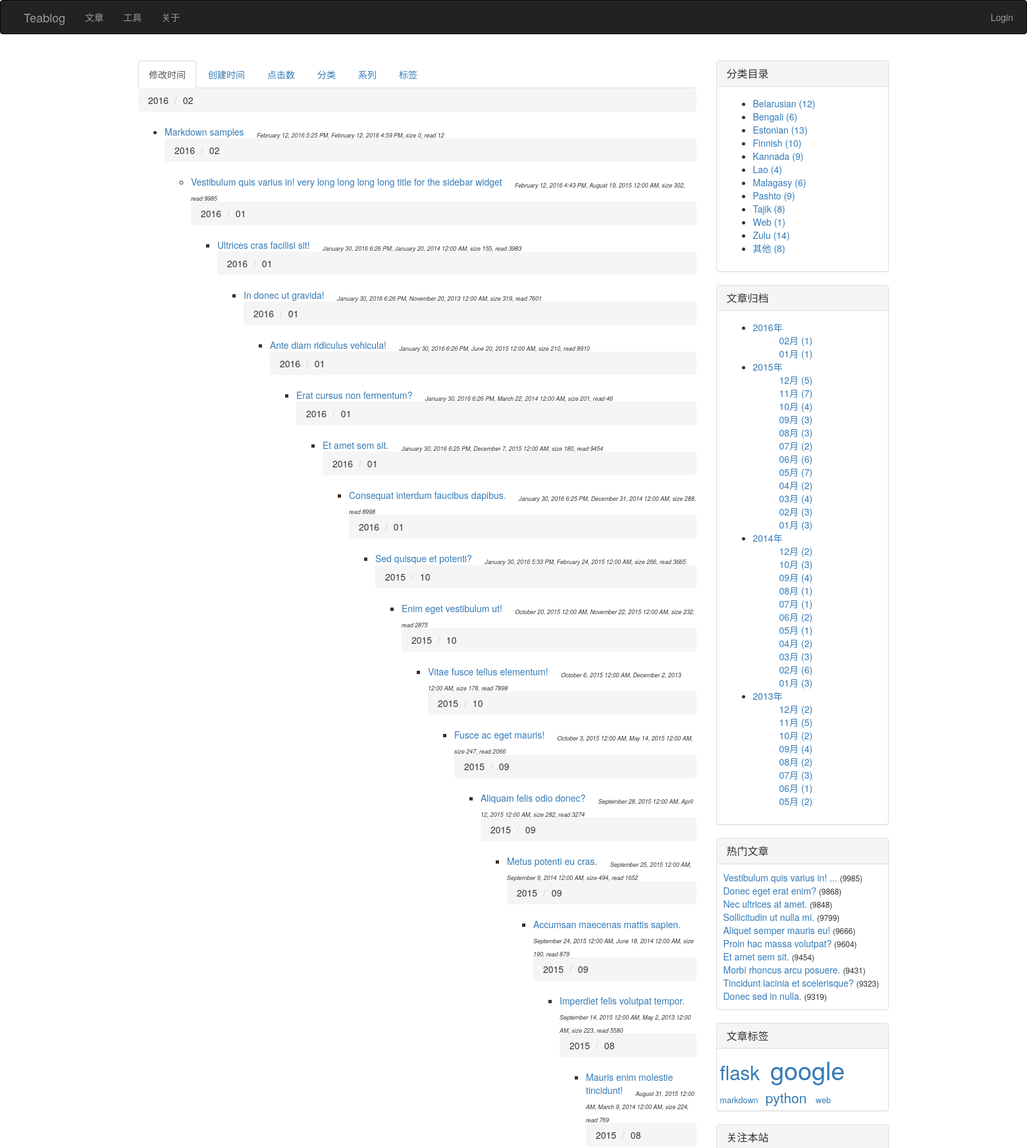
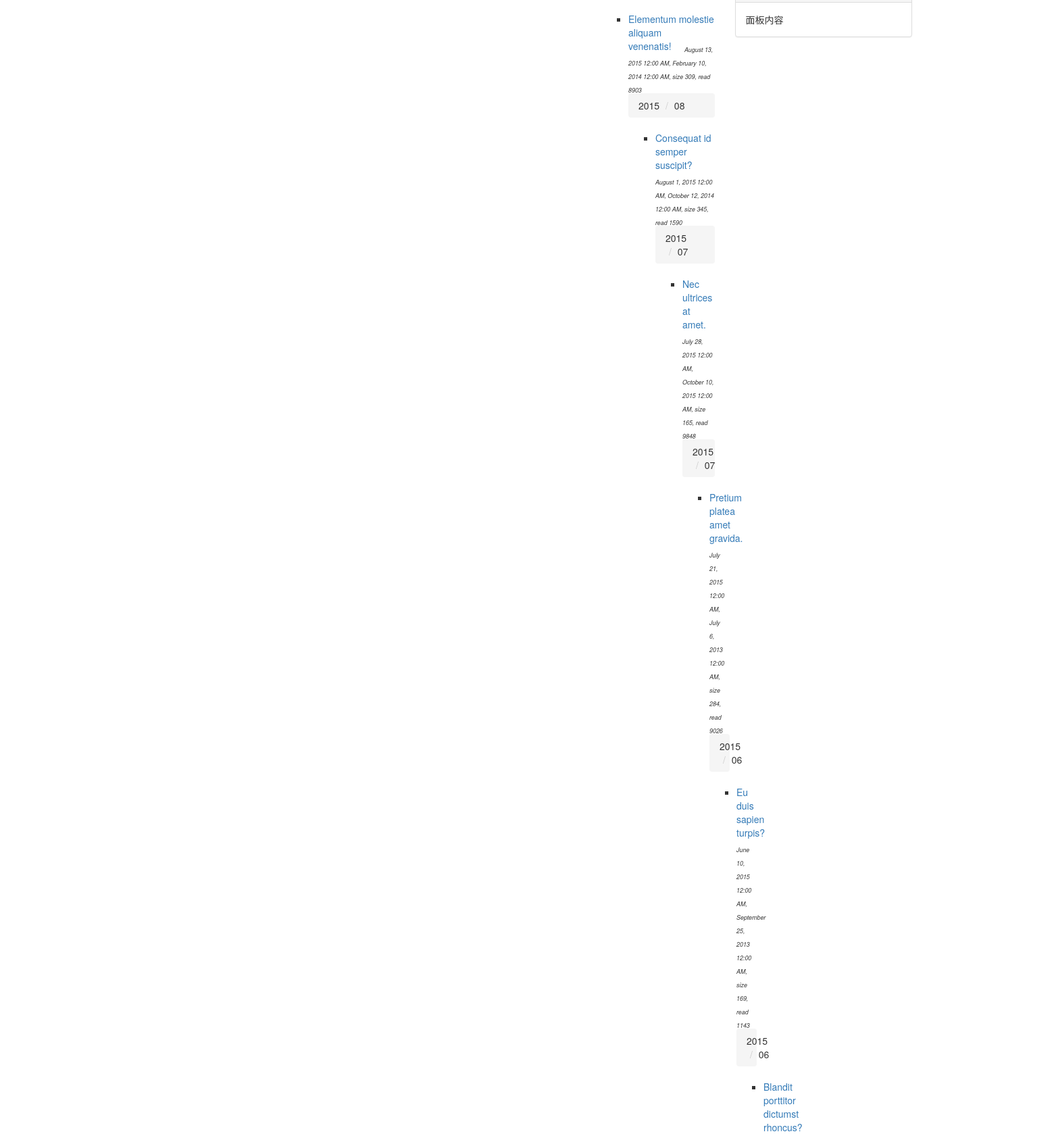
The page /articles (upper part) on the database its author committed (2 pictures, top to bottom).
### index.py (models this page shows, shortened)
class Article(db.Model):
    __tablename__ = 'articles'
    id = db.Column(db.Integer, primary_key=True)
    title = db.Column(db.Unicode(128), unique=True, index=True, nullable=False)
    content = db.Column(db.UnicodeText) # plain-text or markdown
    content_html = db.Column(db.UnicodeText) # html
    content_pre = db.Column(db.UnicodeText) # several top lines for preview in 'index' page
    content_size = db.Column(db.Integer)
    time_created = db.Column(db.DateTime, index=True, default=datetime.now())
    time_modified = db.Column(db.DateTime, index=True, default=datetime.now())
    read_count = db.Column(db.Integer)
    private = db.Column(db.Boolean) # non-public, or hidden
    category_id = db.Column(db.Integer, db.ForeignKey('categories.id'))
    series_id = db.Column(db.Integer, db.ForeignKey('series.id'), nullable=True) # could be null
    tags = db.Column(db.Unicode(256), index=True, nullable=True) # space separated tag worlds

class Category(db.Model):
    __tablename__ = 'categories'
    id = db.Column(db.Integer, primary_key=True)
    name = db.Column(db.Unicode(32), unique=True, index=True, nullable=False)
    articles = db.relationship('Article', backref='category', lazy='dynamic')

### index.py (the view, shortened to what this page needs)
@app.route('/articles')
def articles():
    if session.get('articles_orders') is None:
        session['articles_orders'] = {
                'time_modified': 0,
                'time_created': 0,
                'read_count': 0,
                'content_size': 0,
                'category': 0,
                'series': 0,
                'tag': 0
            }
    articles = empty_metas = tags_cache = None
    by = request.args.get('by') or 'time_modified'   # make 'time_modified' default
    if by == 'time_modified':
        articles = Article.query.order_by(Article.time_modified.desc()).all()
    elif by == 'time_created':
        articles = Article.query.order_by(Article.time_created.desc()).all()
    elif by == 'read_count':
        articles = Article.query.order_by(Article.read_count).all()
        articles.reverse()
    elif by == 'content_size':
        articles = Article.query.order_by(Article.content_size).all()
    elif by == 'tag':
        tags_cache = update_tags_cache(reverse=session['articles_orders'][by])
    else:
        return page_not_found(Exception("Invalid list condition"))
    if by != 'tag' and session['articles_orders'][by]:
            articles.reverse()
    session['articles_orders'][by] = 1 - session['articles_orders'][by]
    return render_template('articles.html', articles=articles, by=by,
                            empty_metas=empty_metas, tags_cache=tags_cache)

### index.py (called while the page is built)
def update_tags_cache(articles=None, reverse=False):
    tags = {}
    if not articles:
        articles = Article.query.order_by(Article.title).all()
    for article in articles:
        if not article.tags:
            continue
        for tag in article.tags.split():
            tags.setdefault(tag, set())
            tags[tag].add(article)
    return sorted(tags.items(), reverse=reverse) # _list_ of item: ('tag', {art1, art2, ...})

### templates/articles.html (shortened to what this page needs)
{% extends 'base.html' %}
{% block page_content %}
<div>
    <ul class="nav nav-tabs">
        <li{% if by == 'time_modified' %} class="active"{% endif %}>
            <a href="{{ url_for('articles', by="time_modified") }}">修改时间</a>
        </li>
        <li{% if by == 'time_created' %} class="active"{% endif %}>
            <a href="{{ url_for('articles', by="time_created") }}">创建时间</a>
        </li>
        <li{% if by == 'read_count' %} class="active"{% endif %}>
            <a href="{{ url_for('articles', by="read_count") }}">点击数</a>
        </li>
        <li{% if by == 'category' %} class="active"{% endif %}>
            <a href="{{ url_for('articles', by="category") }}">分类</a>
        </li>
        <li{% if by == 'series' %} class="active"{% endif %}>
            <a href="{{ url_for('articles', by="series") }}">系列</a>
        </li>
        <li{% if by == 'tag' %} class="active"{% endif %}>
            <a href="{{ url_for('articles', by="tag") }}">标签</a>
        </li>
    </ul>
</div>
<div>
{% if by != 'tag' %}
{% set prev = None %}
{% for article in articles %}
{% if by == 'time_modified' %}
    {% if article.time_modified.month != prev %}
        <ol class="breadcrumb"><a name="{{ article.time_modified.year }}-{{ article.time_modified.month }}"></a>
            <li>{{ article.time_modified.year }}</li>
            <li>{{ "%02d"|format(article.time_modified.month) }}</li>
        </ol>
            <ul class="list">
        {% set prev = article.time_modified.month %}
    {% endif %}
{% endif %}
                <li>
                    <a href="{{ url_for('article', id=article.id) }}">{{ article.title }}</a>&nbsp;&nbsp;&nbsp;&nbsp;
                    <sub><small><cite>
                        {{ moment(article.time_modified).format('LLL') }},
                        {{ moment(article.time_created).format('LLL') }},
                        size {{ article.content_size }},
                        read {{ article.read_count }}
                    </cite></small></sub>
                </li>
{% endfor %}
{% endif %}
</div>
{% endblock %}

### templates/_macros.html (shortened to what this page needs)
{% macro widget_category(data, endpoint) %}
<div class="panel panel-default">
    <div class="panel-heading">
        <h3 class="panel-title">分类目录</h3>
    </div>
    <div class="panel-body">
        <ul>
            {% for category, num in data.items() %}
                <li>
                    <a href="{{ url_for(endpoint, by='category') }}#{{ category.name }}">
                        {{ category.name }} ({{ num }})
                    </a>
                </li>
            {% endfor %}
        </ul>
    </div>
</div>
{% endmacro %}
{% macro widget_archive(data, endpoint) %}
<div class="panel panel-default">
    <div class="panel-heading">
        <h3 class="panel-title">文章归档</h3>
    </div>
    <div class="panel-body">
        <ul>
            {% for year, months in data.items() %}
            <li>
                <a href='#'>{{ year }}年</a>
                {% for month, num in months.items() %}
                <ul>
                    <li style="list-style-type: none">
                        <a href="{{ url_for(endpoint, by='time_created') }}#{{ year }}-{{ month }}">
                            {{ "%02d"|format(month) }}月 ({{ num }})
                        </a>
                    </li>
                </ul>
                {% endfor %}
            </li>
            {% endfor %}
        </ul>
    </div>
</div>
{% endmacro %}
{% macro widget_popular(data, endpoint) %}
<div class="panel panel-default">
    <div class="panel-heading">
        <h3 class="panel-title">热门文章</h3>
    </div>
    <div class="panel-body" style="padding: 10px 5px 10px 10px;">
        {% for article in data %}
        <a href="{{ url_for(endpoint, id=article.id) }}">{{ article.title|truncate(30, True) }}</a> <small>({{ article.read_count }})</small><br>
        {% endfor %}
    </div>
</div>
{% endmacro %}
{% macro widget_tags(data, endpoint) %}
    {% set num_min, num_max = data[0] %}
    {% set font_min, font_max = (90, 270) %}
    {% if num_min == num_max or num_min == -1 %}
    {%      set size_delta = 0 %}
    {% else %}
    {%      set size_delta = ((font_max - font_min) // (num_max - num_min)) %}
    {% endif %}
<div class="panel panel-default">
    <div class="panel-heading">
        <h3 class="panel-title">文章标签</h3>
    </div>
    <div class="panel-body" style="padding: 5px;">
        {% for tag_data in data[1:] %}
        <a href="{{ url_for(endpoint, by='tag') }}#{{ tag_data[0] }}">
            <span style="font-size:{{ (tag_data[1] - num_min) * size_delta + font_min }}%">{{ tag_data[0] }}<span>
        </a>&nbsp;
        {% endfor %}
    </div>
</div>
{% endmacro %}

### rows shown on the page
Article: time_modified.year "2016", time_modified.month "02", title "Markdown samples", time_modified "February 12, 2016 5:25 PM", time_created "February 12, 2016 4:59 PM", content_size "0", read_count "12", tags "markdown"
Article: time_modified.year "2016", time_modified.month "02", title "Vestibulum quis varius in! very long long long long title for the sidebar widget", time_modified "February 12, 2016 4:43 PM", time_created "August 19, 2015 12:00 AM", content_size "302", read_count "9985", title "Vestibulum quis varius in! ..."
Article: time_modified.year "2016", time_modified.month "01", title "Ultrices cras facilisi sit!", time_modified "January 30, 2016 6:26 PM", time_created "January 20, 2014 12:00 AM", content_size "155", read_count "3983"
Article: time_modified.year "2016", time_modified.month "01", title "In donec ut gravida!", time_modified "January 30, 2016 6:26 PM", time_created "November 20, 2013 12:00 AM", content_size "319", read_count "7601"
Article: time_modified.year "2016", time_modified.month "01", title "Ante diam ridiculus vehicula!", time_modified "January 30, 2016 6:26 PM", time_created "June 20, 2015 12:00 AM", content_size "210", read_count "8910", tags "google"
Article: time_modified.year "2016", time_modified.month "01", title "Erat cursus non fermentum?", time_modified "January 30, 2016 6:26 PM", time_created "March 22, 2014 12:00 AM", content_size "201", read_count "46"
Article: time_modified.year "2016", time_modified.month "01", title "Et amet sem sit.", time_modified "January 30, 2016 6:25 PM", time_created "December 7, 2015 12:00 AM", content_size "180", read_count "9454", tags "flask"
Article: time_modified.year "2016", time_modified.month "01", title "Consequat interdum faucibus dapibus.", time_modified "January 30, 2016 6:25 PM", time_created "December 31, 2014 12:00 AM", content_size "288", read_count "8998"
Article: time_modified.year "2016", time_modified.month "01", title "Sed quisque et potenti?", time_modified "January 30, 2016 5:33 PM", time_created "February 24, 2015 12:00 AM", content_size "266", read_count "3665"
Article: time_modified.year "2015", time_modified.month "10", title "Enim eget vestibulum ut!", time_modified "October 20, 2015 12:00 AM", time_created "November 22, 2015 12:00 AM", content_size "232", read_count "2875"
Article: time_modified.year "2015", time_modified.month "10", title "Vitae fusce tellus elementum!", time_modified "October 6, 2015 12:00 AM", time_created "December 2, 2013 12:00 AM", content_size "178", read_count "7898"
Article: time_modified.year "2015", time_modified.month "10", title "Fusce ac eget mauris!", time_modified "October 3, 2015 12:00 AM", time_created "May 14, 2015 12:00 AM", content_size "247", read_count "2066"
Article: time_modified.year "2015", time_modified.month "09", title "Aliquam felis odio donec?", time_modified "September 28, 2015 12:00 AM", time_created "April 12, 2015 12:00 AM", content_size "282", read_count "3274"
Article: time_modified.year "2015", time_modified.month "09", title "Metus potenti eu cras.", time_modified "September 25, 2015 12:00 AM", time_created "September 9, 2014 12:00 AM", content_size "494", read_count "1652"
Article: time_modified.year "2015", time_modified.month "09", title "Accumsan maecenas mattis sapien.", time_modified "September 24, 2015 12:00 AM", time_created "June 18, 2014 12:00 AM", content_size "190", read_count "879"
Article: time_modified.year "2015", time_modified.month "09", title "Imperdiet felis volutpat tempor.", time_modified "September 14, 2015 12:00 AM", time_created "May 2, 2013 12:00 AM", content_size "223", read_count "5580"
Article: time_modified.year "2015", time_modified.month "08", title "Mauris enim molestie tincidunt!", time_modified "August 31, 2015 12:00 AM", time_created "March 9, 2014 12:00 AM", content_size "224", read_count "769"
Article: time_modified.year "2015", time_modified.month "08", title "Elementum molestie aliquam venenatis!", time_modified "August 13, 2015 12:00 AM", time_created "February 10, 2014 12:00 AM", content_size "309", read_count "8903"
Article: time_modified.year "2015", time_modified.month "08", title "Consequat id semper suscipit?", time_modified "August 1, 2015 12:00 AM", time_created "October 12, 2014 12:00 AM", content_size "345", read_count "1590"
Article: time_modified.year "2015", time_modified.month "07", title "Nec ultrices at amet.", time_modified "July 28, 2015 12:00 AM", time_created "October 10, 2015 12:00 AM", content_size "165", read_count "9848"
Article: time_modified.year "2015", time_modified.month "07", title "Pretium platea amet gravida.", time_modified "July 21, 2015 12:00 AM", time_created "July 6, 2013 12:00 AM", content_size "284", read_count "9026"
Article: time_modified.year "2015", time_modified.month "06", title "Eu duis sapien turpis?", time_modified "June 10, 2015 12:00 AM", time_created "September 25, 2013 12:00 AM", content_size "169", read_count "1143"
Article: time_modified.year "2015", time_modified.month "06", title "Blandit porttitor dictumst rhoncus?"
Category: name "Belarusian", num "12"
Category: name "Bengali", num "6"
Category: name "Estonian", num "13"
Category: name "Finnish", num "10"
Category: name "Kannada", num "9"
Category: name "Lao", num "4"
Category: name "Malagasy", num "6"
Category: name "Pashto", num "9"
Category: name "Tajik", num "8"
Category: name "Web", num "1"
Category: name "Zulu", num "14"
Category: name "其他", num "8"
Article: title "Donec eget erat enim?", read_count "9868"
Article: title "Sollicitudin ut nulla mi.", read_count "9799"
Article: title "Aliquet semper mauris eu!", read_count "9666"
Article: title "Proin hac massa volutpat?", read_count "9604"
Article: title "Morbi rhoncus arcu posuere.", read_count "9431"
Article: title "Tincidunt lacinia et scelerisque?", read_count "9323"
Article: title "Donec sed in nulla.", read_count "9319"

### other values the page prints
{{ year }} "2016" "2015" "2014" "2013"
{{ "%02d"|format(month) }} "02" "01" "12" "11" "10" "09" "08" "07" "06" "05" "04" "03" "02" "01" "12" "10" "09" "08" "07" "06" "05" "04" "03" "02" "01" "12" "11" "10" "09" "08" "07" "06" "05"
{{ num }} "1" "1" "5" "7" "4" "3" "3" "2" "6" "7" "2" "4" "3" "3" "2" "3" "4" "1" "1" "2" "1" "2" "3" "6" "3" "2" "5" "2" "4" "2" "3" "1" "2"
{{ tag_data[0] }} "python" "web"
